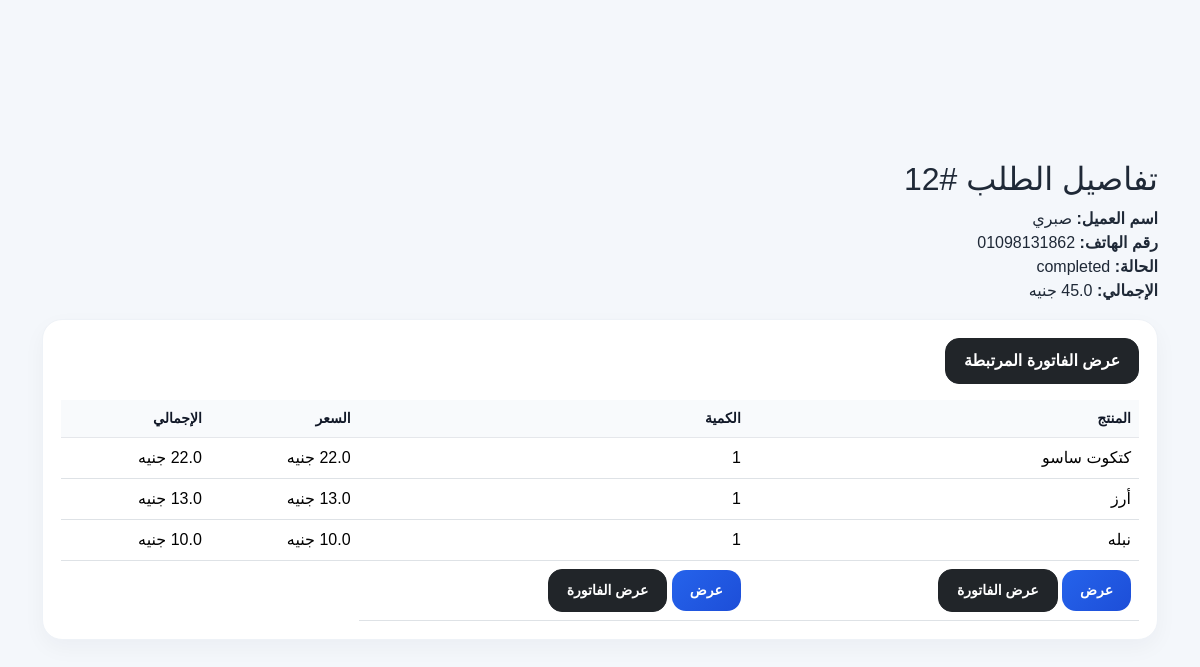
Screenshot of /orders/12 with the database file from the repository.
### app/models.py (models this page shows, shortened)
class Order(db.Model):
    id = db.Column(db.Integer, primary_key=True)
    customer_name = db.Column(db.String(200), nullable=False)
    customer_phone = db.Column(db.String(50), nullable=False)
    status = db.Column(db.String(50), default="pending", nullable=False)
    total_amount = db.Column(db.Float, default=0)
    created_at = db.Column(db.DateTime, default=datetime.utcnow)
    invoice_id = db.Column(db.Integer, db.ForeignKey("sales_invoice.id"), nullable=True)
    order_number = db.Column(db.String(50), unique=True, nullable=False, index=True)
    payment_status = db.Column(db.String(50), default="paid", nullable=False)
    commission = db.Column(db.Float, default=0)
    notes = db.Column(db.Text)
    created_at = db.Column(db.DateTime, default=datetime.utcnow)
    items = db.relationship("OrderItem", backref="order", lazy=True, cascade="all, delete-orphan")

class OrderItem(db.Model):
    id = db.Column(db.Integer, primary_key=True)
    order_id = db.Column(db.Integer, db.ForeignKey("order.id"), nullable=False)
    product_id = db.Column(db.Integer, db.ForeignKey("product.id"), nullable=False)
    quantity = db.Column(db.Integer, default=1, nullable=False)
    price = db.Column(db.Float, default=0, nullable=False)
    product = db.relationship("Product")

class Item(db.Model):
    id = db.Column(db.Integer, primary_key=True)
    item_code = db.Column(db.String(50), nullable=False)
    name = db.Column(db.String(100), nullable=False)
    description = db.Column(db.Text)
    purchase_price = db.Column(db.Float, default=0)
    sale_price = db.Column(db.Float, default=0)
    unit_profit = db.Column(db.Float, default=0)
    quantity = db.Column(db.Integer, default=0)
    reorder_level = db.Column(db.Integer, default=0)
    notes = db.Column(db.Text)
    warehouse_id = db.Column(db.Integer, db.ForeignKey("warehouse.id"), nullable=False)

### app/routes.py (the view)
    @app.route("/orders/<int:order_id>")
    def order_detail(order_id):
        order = Order.query.get_or_404(order_id)
        return render_template("shop/order_detail.html", order=order)

### app/templates/shop/order_detail.html (shortened to what this page needs)
{% extends "layout.html" %}
{% block content %}
<div class="page-card">
    <div class="page-head">
        <h2>تفاصيل الطلب #{{ order.id }}</h2>
    </div>
    <div class="mb-3">
        <strong>اسم العميل:</strong> {{ order.customer_name }}<br>
        <strong>رقم الهاتف:</strong> {{ order.customer_phone }}<br>
        <strong>الحالة:</strong> {{ order.status }}<br>
        <strong>الإجمالي:</strong> {{ order.total_amount }} جنيه
    </div>
    <div class="table-wrap">
        <table class="table">
            <thead>
                <tr>
                    <th>المنتج</th>
                    <th>الكمية</th>
                    <th>السعر</th>
                    <th>الإجمالي</th>
                </tr>
            </thead>
            <tbody>
                {% for item in order.items %}
                <tr>
                    <td>{{ item.product.item.name }}</td>
                    <td>{{ item.quantity }}</td>
                    <td>{{ item.price }} جنيه</td>
                    <td>{{ item.quantity * item.price }} جنيه</td>
                </tr>
                {% endfor %}
                {% if order.invoice_id %}
                <div class="mb-3">
                    <a href="{{ url_for('order_invoice', order_id=order.id) }}" class="btn btn-dark">
                        عرض الفاتورة المرتبطة
                    </a>
                </div>
                {% endif %}
                <td class="actions-cell">
                    <a href="{{ url_for('order_detail', order_id=order.id) }}" class="btn btn-sm btn-primary">
                        عرض
                    </a>
                    {% if order.invoice_id %}
                    <a href="{{ url_for('order_invoice', order_id=order.id) }}" class="btn btn-sm btn-dark">
                        عرض الفاتورة
                    </a>
                    {% endif %}
                </td>
                <td class="actions-cell">
                    <a href="{{ url_for('order_detail', order_id=order.id) }}" class="btn btn-sm btn-primary">
                        عرض
                    </a>
                    {% if order.invoice_id %}
                    <a href="{{ url_for('order_invoice', order_id=order.id) }}" class="btn btn-sm btn-dark">
                        عرض الفاتورة
                    </a>
                    {% endif %}
                </td>
            </tbody>
        </table>
    </div>
</div>
{% endblock %}

### app/templates/layout.html (style rules this page uses)
body { background: #f4f7fb; font-family: Tahoma, Arial, sans-serif; color: #1f2937; }
.btn { border-radius: 14px; font-weight: 700; padding: 10px 18px; }
.btn-primary { background: linear-gradient(135deg, #2563eb, #1d4ed8); border: none; }
.table-wrap { background: #fff; border: 1px solid #eef2f7; border-radius: 20px; padding: 18px; box-shadow: 0 8px 22px rgba(15, 23, 42, 0.04); }
.table { margin-bottom: 0; vertical-align: middle; }
.table thead th { background: #f8fafc; color: #111827; font-size: 14px; font-weight: 800; border-bottom: 1px solid #e5e7eb; }

### rows the page displays
Order: id "12", customer_name "صبري", customer_phone "01098131862", status "completed", total_amount "45.0"
OrderItem: product.item.name "كتكوت ساسو", quantity "1"
OrderItem: product.item.name "أرز", quantity "1"
OrderItem: product.item.name "نبله", quantity "1"
